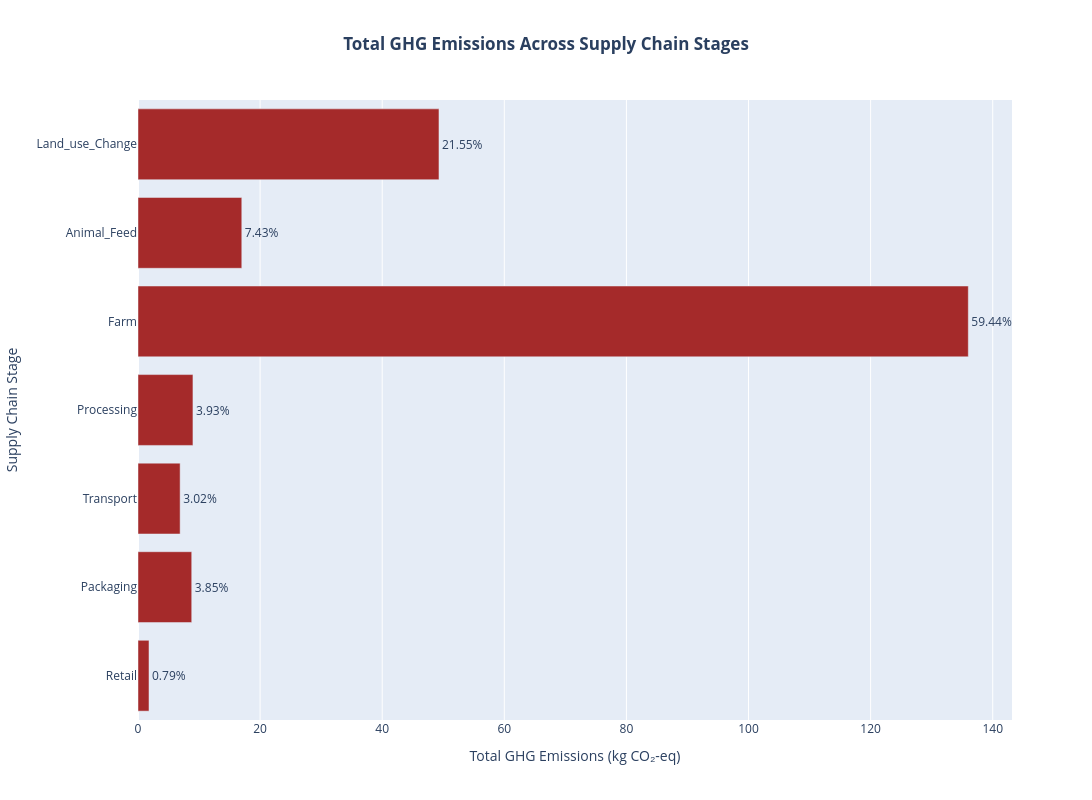

This figure's notebook cell:
### Markdown cell above
##### <a id='toc1_2_3_6_3_'></a>[2.3.6.3. How do different supply chain stages contribute to emissions?](#toc0_)
- **Purpose:** Pinpoint which stages (e.g., farming, transport, processing) require intervention.

### Code cell
# Define supply chain stages in real-world order (Farm → Consumer)
supply_chain_cols = ["Land_use_Change", "Animal_Feed", "Farm", "Processing", "Transport", "Packaging", "Retail"]

# Reshape data for bar plot
df_long = df_aq.melt(id_vars=["Food_Product"], value_vars=supply_chain_cols, var_name="Stage", value_name="Emissions")

# Ensure supply chain stages follow correct order
df_long["Stage"] = pd.Categorical(df_long["Stage"], categories=supply_chain_cols, ordered=True)

# Compute total emissions per supply chain stage
total_emissions = df_long.groupby("Stage")["Emissions"].sum().reset_index()
total_emissions["Percentage"] = (total_emissions["Emissions"] / total_emissions["Emissions"].sum()) * 100  # Convert to percentage

# Reverse the y-axis order so the first stage is at the bottom
total_emissions = total_emissions.sort_values(by="Stage", ascending=False)

# Create the bar plot
fig_bar = go.Figure(data=go.Bar(
    x=total_emissions["Emissions"],
    y=total_emissions["Stage"],
    text=total_emissions["Percentage"].map(lambda x: f"{x:.2f}%"),  # Display percentage
    textposition="outside",
    orientation="h",
    marker=dict(color="#A52A2A"),  # Consistent color scheme with heatmap (Reds for high emissions)
    hovertemplate="<b>Supply Chain Stage:</b> %{y}<br>" +
                  "<b>Total GHG Emission:</b> %{x:.2f} kg CO₂-eq<br>" +
                  "<b>Contribution:</b> %{text}<extra></extra>"
))

# Update layout to match heatmap style
fig_bar.update_layout(
    title=dict(
        text="<b>Total GHG Emissions Across Supply Chain Stages</b>",
        x=0.5,  # Center the title
        xanchor="center"
    ),
    xaxis_title="Total GHG Emissions (kg CO₂-eq)",
    yaxis_title="Supply Chain Stage",
    height=800,
    width=1250
)

# Show the plot
fig_bar.show()

### Figure 1 — Plotly figure (JSON) as saved in the notebook; plotly's stock layout.template omitted (floating-point values rounded to 4 significant figures)
{"data": [{"hovertemplate": "<b>Supply Chain Stage:</b> %{y}<br><b>Total GHG Emission:</b> %{x:.2f} kg CO₂-eq<br><b>Contribution:</b> %{text}<extra></extra>", "marker": {"color": "#A52A2A"}, "orientation": "h", "text": ["0.79%", "3.85%", "3.02%", "3.93%", "59.44%", "7.43%", "21.55%"], "textposition": "outside", "type": "bar", "x": [1.8, 8.8, 6.9, 9.0, 136.0, 17.0, 49.3], "y": ["Retail", "Packaging", "Transport", "Processing", "Farm", "Animal_Feed", "Land_use_Change"]}], "layout": {"height": 800, "title": {"text": "<b>Total GHG Emissions Across Supply Chain Stages</b>", "x": 0.5, "xanchor": "center"}, "width": 1250, "xaxis": {"title": {"text": "Total GHG Emissions (kg CO₂-eq)"}}, "yaxis": {"title": {"text": "Supply Chain Stage"}}}}
